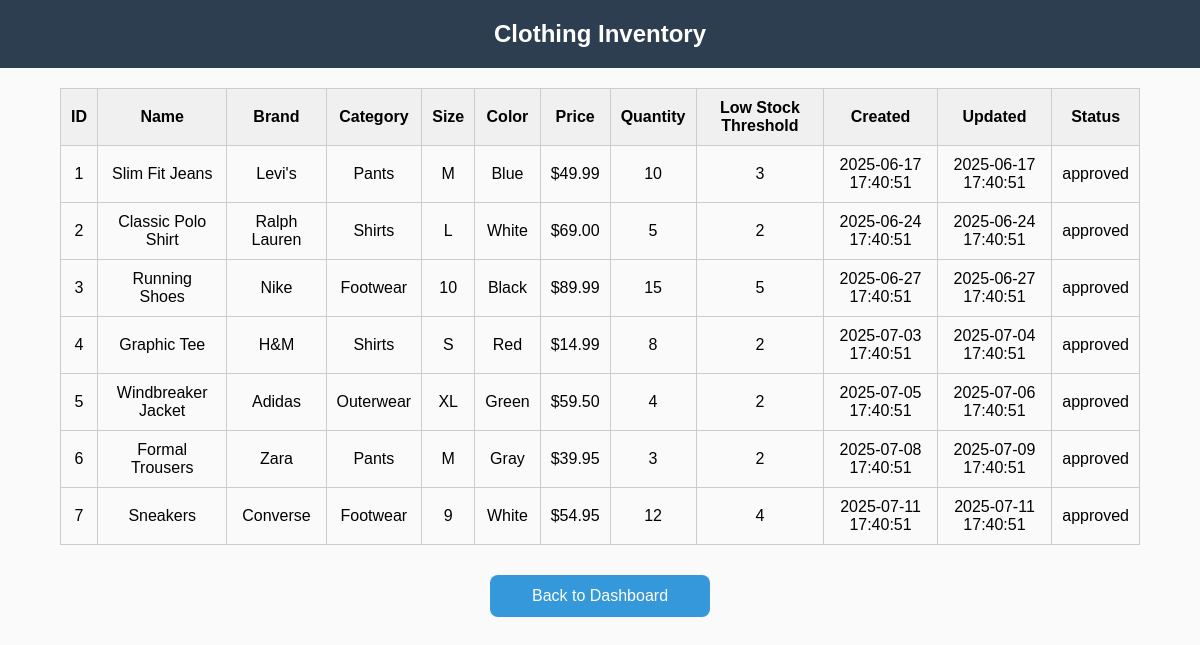
/view_inventory.php (signed in), run on the app's committed database.
### tables this page shows
CREATE TABLE IF NOT EXISTS product (
  idproduct INT NOT NULL AUTO_INCREMENT,
  name VARCHAR(45),
  brand VARCHAR(45),
  category VARCHAR(45),
  size VARCHAR(45),
  color VARCHAR(45),
  price VARCHAR(45),
  quantity INT,
  low_stock_threshold INT,
  created_at DATETIME,
  updated_at DATETIME,
  status ENUM('pending', 'approved', 'rejected') DEFAULT 'pending',
  added_by INT,
  PRIMARY KEY (idproduct),
  FOREIGN KEY (added_by) REFERENCES user(iduser) 
);

### view_inventory.php (the view, shortened to what this page needs)
<?php
require_once 'db_connect.php';
$is_admin = isset($_SESSION['role']) && $_SESSION['role'] === 'admin';
if ($is_admin) {
    $sql = "SELECT * FROM product ORDER BY idproduct ASC";
} else {
    $sql = "SELECT * FROM product WHERE status = 'approved' ORDER BY idproduct ASC";
}
$result = $conn->query($sql);
?>
<!DOCTYPE html>
<html>
<head>
    <link rel="stylesheet" href="styles.css">
</head>
<body>
    <h2>Clothing Inventory</h2>
    <table>
        <tr>
            <th>ID</th>
            <th>Name</th>
            <th>Brand</th>
            <th>Category</th>
            <th>Size</th>
            <th>Color</th>
            <th>Price</th>
            <th>Quantity</th>
            <th>Low Stock Threshold</th>
            <th>Created</th>
            <th>Updated</th>
            <?php if ($is_admin): ?>
                <th>Status</th>
            <?php endif; ?>
        </tr>
        <?php if ($result && $result->num_rows > 0): ?>
            <?php while ($row = $result->fetch_assoc()): ?>
                <tr class="<?= ($row['quantity'] <= $row['low_stock_threshold']) ? 'low-stock' : '' ?>">
                    <td><?= $row['idproduct'] ?></td>
                    <td><?= $row['name'] ?></td>
                    <td><?= $row['brand'] ?></td>
                    <td><?= $row['category'] ?></td>
                    <td><?= $row['size'] ?></td>
                    <td><?= $row['color'] ?></td>
                    <td><?= $row['price'] ?></td>
                    <td><?= $row['quantity'] ?></td>
                    <td><?= $row['low_stock_threshold'] ?></td>
                    <td><?= $row['created_at'] ?></td>
                    <td><?= $row['updated_at'] ?></td>
                    <?php if ($is_admin): ?>
                        <td><?= $row['status'] ?></td>
                    <?php endif; ?>
                </tr>
            <?php endwhile; ?>
        <?php else: ?>
            <tr>
                <td colspan="<?= $is_admin ? '12' : '11' ?>">No products found.</td>
            </tr>
        <?php endif; ?>
    </table>
    <div style="text-align: center; margin-top: 30px;">
        <button onclick="window.location.href='../dashboard.php'" class="logout-button">Back to Dashboard</button>
    </div>
</body>
</html>

### styles.css (style rules this page uses)
body { font-family: Arial, sans-serif; background-color: #f3f4f6; margin: 0; padding: 0; text-align: center; }
h2 { background-color: #2c3e50; color: white; padding: 20px 0; margin: 0; }
button { display: block; width: 220px; margin: 12px auto; padding: 12px; background-color: #3498db; color: white; border: none; font-size: 16px; border-radius: 8px; cursor: pointer; transition: background-color 0.3s ease; }
table { width: 100%; border-collapse: collapse; margin-bottom: 30px; }
th, td { padding: 12px 15px; text-align: left; border-bottom: 1px solid #ddd; }
th { background-color: #f8f9fa; font-weight: bold; }
body { font-family: Arial, sans-serif; }
h2 { text-align: center; }
table { margin: 20px auto; border-collapse: collapse; width: 90%; }
th, td { padding: 10px; border: 1px solid #ccc; text-align: center; }
body { font-family: Arial, sans-serif; background-color: #fafafa; }
table { width: 90%; margin: 20px auto; border-collapse: collapse; }
th { background-color: #f0f0f0; }

### data on the page
product: idproduct "1", name "Slim Fit Jeans", brand "Levi's", category "Pants", size "M", color "Blue", price "$49.99", quantity "10", low_stock_threshold "3", created_at "2025-06-17 17:40:51", updated_at "2025-06-17 17:40:51", status "approved"
product: idproduct "2", name "Classic Polo Shirt", brand "Ralph Lauren", category "Shirts", size "L", color "White", price "$69.00", quantity "5", low_stock_threshold "2", created_at "2025-06-24 17:40:51", updated_at "2025-06-24 17:40:51", status "approved"
product: idproduct "3", name "Running Shoes", brand "Nike", category "Footwear", size "10", color "Black", price "$89.99", quantity "15", low_stock_threshold "5", created_at "2025-06-27 17:40:51", updated_at "2025-06-27 17:40:51", status "approved"
product: idproduct "4", name "Graphic Tee", brand "H&M", category "Shirts", size "S", color "Red", price "$14.99", quantity "8", low_stock_threshold "2", created_at "2025-07-03 17:40:51", updated_at "2025-07-04 17:40:51", status "approved"
product: idproduct "5", name "Windbreaker Jacket", brand "Adidas", category "Outerwear", size "XL", color "Green", price "$59.50", quantity "4", low_stock_threshold "2", created_at "2025-07-05 17:40:51", updated_at "2025-07-06 17:40:51", status "approved"
product: idproduct "6", name "Formal Trousers", brand "Zara", category "Pants", size "M", color "Gray", price "$39.95", quantity "3", low_stock_threshold "2", created_at "2025-07-08 17:40:51", updated_at "2025-07-09 17:40:51", status "approved"
product: idproduct "7", name "Sneakers", brand "Converse", category "Footwear", size "9", color "White", price "$54.95", quantity "12", low_stock_threshold "4", created_at "2025-07-11 17:40:51", updated_at "2025-07-11 17:40:51", status "approved"
